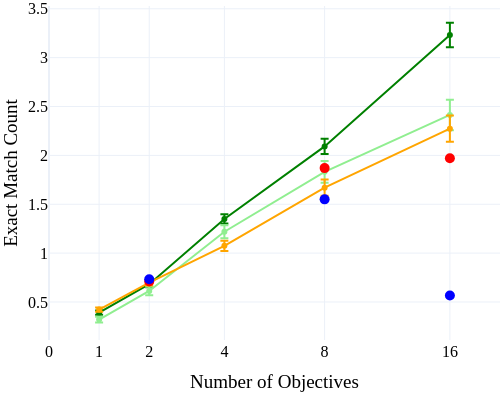

The code cell stored with this chart in its notebook:
### Code cell
# Second plot - Line chart for exact match scores
fig2 = go.Figure()

# ABBEL EM
fig2.add_trace(go.Scatter(
    x=[objs_to_x[o] for o in all_num_objs],
    y=[np.mean(s) for s in scores01],
    error_y=dict(type='data', array=[np.std(s)/np.sqrt(len(s)) for s in scores01]),
    mode='markers+lines',
    name='ABBEL',
    marker_color='green',
    marker_symbol='circle'
))

# ABBEL EM
fig2.add_trace(go.Scatter(
    x=[objs_to_x[o] for o in all_num_objs],
    y=[np.mean(s) for s in scorespen],
    error_y=dict(type='data', array=[np.std(s)/np.sqrt(len(s)) for s in scorespen]),
    mode='markers+lines',
    name='ABBEL (Length Penalty)',
    marker_color='lightgreen',
    marker_symbol='circle'
))

# MEM1 (Instruct) EM
fig2.add_trace(go.Scatter(
    x=[objs_to_x[o] for o in all_num_objs],
    y=[np.mean(s) for s in mscores],
    error_y=dict(type='data', array=[np.std(s)/np.sqrt(len(s)) for s in mscores]),
    mode='markers+lines',
    name='MEM1 (Instruct)',
    marker_color='orange',
    marker_symbol='circle'
))

# MEM1 (Reported) EM
fig2.add_trace(go.Scatter(
    x=[objs_to_x[o] for o in reported_objs],
    y=[0.709,1.87,1.97],
    mode='markers',
    name='MEM1',
    marker_color='red',
    marker_symbol='circle',
    marker_size=10
))

# Qwen 14B
fig2.add_trace(go.Scatter(
    x=[objs_to_x[o] for o in reported_objs],
    y=[0.732,1.55,0.567],
    mode='markers',
    name='Qwen2.5-14B-Instruct',
    marker_color='blue',
    marker_symbol='circle',
    marker_size=10
))

fig2.update_layout(
    template='plotly_white',
    font=dict(family='Times New Roman', size=16, color='black'),
    xaxis_title='Number of Objectives',
    yaxis_title='Exact Match Count',
    width=500,
    height=400,
    showlegend=False,
    xaxis=dict(tickvals=[0] + [objs_to_x[o] for o in all_num_objs], ticktext=[0] + all_num_objs, range=[0, 9]),
    margin=dict(l=0, r=0, t=0, b=60)
)

fig2.show()
fig2.write_image("figures/QA_scores.pdf", width=500, height=400)

### Figure 1 — Plotly figure (JSON) as saved in the notebook; plotly's stock layout.template omitted (floating-point values rounded to 4 significant figures)
{"data": [{"error_y": {"array": [0.02156, 0.0307, 0.04754, 0.07736, 0.1251], "type": "data"}, "marker": {"color": "green", "symbol": "circle"}, "mode": "markers+lines", "name": "ABBEL", "type": "scatter", "x": [1, 2, 3.5, 5.5, 8], "y": [0.3906, 0.6816, 1.35, 2.092, 3.232]}, {"error_y": {"array": [0.02916, 0.04327, 0.0674, 0.1113, 0.1561], "type": "data"}, "marker": {"color": "lightgreen", "symbol": "circle"}, "mode": "markers+lines", "name": "ABBEL (Length Penalty)", "type": "scatter", "x": [1, 2, 3.5, 5.5, 8], "y": [0.3203, 0.6133, 1.219, 1.832, 2.414]}, {"error_y": {"array": [0.02183, 0.03159, 0.05238, 0.08206, 0.1348], "type": "data"}, "marker": {"color": "orange", "symbol": "circle"}, "mode": "markers+lines", "name": "MEM1 (Instruct)", "type": "scatter", "x": [1, 2, 3.5, 5.5, 8], "y": [0.4219, 0.6992, 1.074, 1.67, 2.273]}, {"marker": {"color": "red", "size": 10, "symbol": "circle"}, "mode": "markers", "name": "MEM1", "type": "scatter", "x": [2, 5.5, 8], "y": [0.709, 1.87, 1.97]}, {"marker": {"color": "blue", "size": 10, "symbol": "circle"}, "mode": "markers", "name": "Qwen2.5-14B-Instruct", "type": "scatter", "x": [2, 5.5, 8], "y": [0.732, 1.55, 0.567]}], "layout": {"font": {"color": "black", "family": "Times New Roman", "size": 16}, "height": 400, "margin": {"b": 60, "l": 0, "r": 0, "t": 0}, "showlegend": false, "width": 500, "xaxis": {"range": [0, 9], "ticktext": [0, 1, 2, 4, 8, 16], "tickvals": [0, 1, 2, 3.5, 5.5, 8], "title": {"text": "Number of Objectives"}}, "yaxis": {"title": {"text": "Exact Match Count"}}}}
